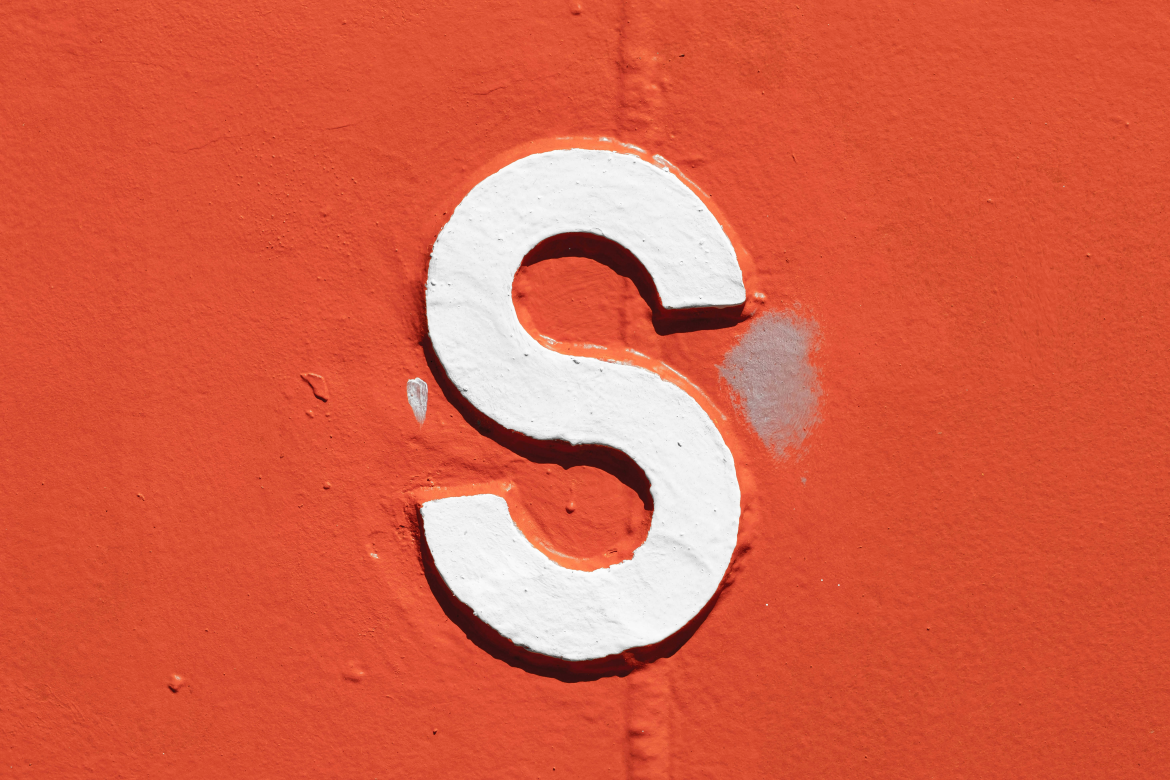
#> input picture unsplash_images/01_mike-hindle-hYT9GcuUeLE-unsplash.jpg, 5850 x 3900 px (shown at 1/5 size); its folder holds 4 pictures in this run
$ python slideshow_video_generator.py
#> lines starting #> are read from the running program, lines starting #| are printed output that depends on the picture
### image_animator.py
import cv2
import numpy as np
class Image_animator:
    def __init__(self,height =1920,width=1080,output_path="result.mp4",codec_string="mp4v",fps=45,show_img=True):
#> further down, img is the input picture: shape (3900, 5850, 3); mean B, G, R 70.7, 95, 217
        self.width=width
        self.height=height
        self.fourcc=cv2.VideoWriter_fourcc(*codec_string)
        self.fps=fps
        self.videowriter=cv2.VideoWriter(output_path, self.fourcc, self.fps, (self.width,self.height))
        self.show_img=show_img

    def __del__(self):
        self.videowriter.release()

    def translate_right(self,img,img2,time=5,show_translation=False):
        img_shape=(self.width,self.height)
        img=cv2.resize(img, img_shape, interpolation = cv2.INTER_AREA)
        img2=cv2.resize(img2, img_shape, interpolation = cv2.INTER_AREA)
        num_frames = self.fps * time  # Total number of frames in the video
        max_translation_x = self.width  # Maximum horizontal translation
        for i in range(num_frames-2):
            translation_factor_x= np.sin(0.5* np.pi * i / num_frames)
            translation_x = max_translation_x *translation_factor_x # Smooth horizontal translation
            translation_y=0
            translation_matrix = np.float32([
                [1, 0, translation_x],
                [0, 1, translation_y]
            ])

            translated_img = cv2.warpAffine(img, translation_matrix, (self.width, self.height))
            translated_img[:,:int(translation_x),  :] = img2[:,:int(translation_x), :]
            if self.show_img:
                cv2.imshow("video_frame",translated_img)

            self.videowriter.write(translated_img)
            cv2.waitKey(1)

    def translate_left(self,img,img2,time=5,show_translation=False):
        img_shape=(self.width,self.height)
        img=cv2.resize(img, img_shape, interpolation = cv2.INTER_AREA)
        img2=cv2.resize(img2, img_shape, interpolation = cv2.INTER_AREA)
        num_frames = self.fps * time  # Total number of frames in the video
        # Translation parameters
        max_translation_x = self.width  # Maximum horizontal translation
        for i in range(num_frames-2):
            translation_factor_x=-np.sin(0.5* np.pi * i / num_frames)
            translation_x = max_translation_x *translation_factor_x # Smooth horizontal translation
            translation_y=0
            # Create a translation matrix
            translation_matrix = np.float32([
                [1, 0, translation_x],
                [0, 1, translation_y]
            ])

            # Apply the translation
            translated_img = cv2.warpAffine(img, translation_matrix, (self.width, self.height))
            translated_img[:,int(translation_x):,  :] = img2[:,int(translation_x):, :]
            if self.show_img:
                cv2.imshow("video_frame",translated_img)


            self.videowriter.write(translated_img)
            cv2.waitKey(1)

    def zoomin(self,img,bg=None,time=5):
#> called with time = 5
        img_shape=(self.width,self.height)
        img=cv2.resize(img, img_shape, interpolation = cv2.INTER_AREA)
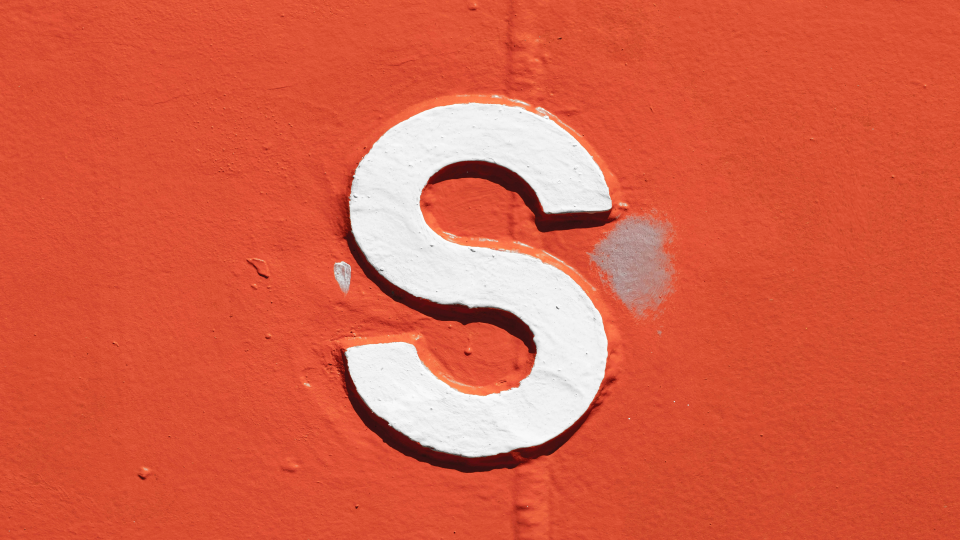
#> img: shape (1080, 1920, 3) (shown at 1/2 size); mean of channels 0, 1, 2 70.7, 95, 217; drawn as B, G, R
        if bg is not None:
            bg=cv2.resize(bg, img_shape, interpolation = cv2.INTER_AREA)
        num_frames = self.fps * time  # Total number of frames in the video

        # Animation loop
        for i in range(1,num_frames):
            scale_factor = np.sin(0.5*np.pi * i / num_frames)  # Create a smooth zoom effect
            w=int(self.width*scale_factor)
            h=int(self.height*scale_factor)
            # Center the resized image within the video frame
            cx=int((self.width) / 2.0)
            cy=int((self.height) / 2.0)
            x = int((self.width/2.0) - (w / 2.0))
            y = int((self.height/2.0) - (h / 2.0))
            if bg is None:
                bg = np.zeros(( self.height,self.width, 3), np.uint8)
            video_frame=bg

            img_shape=video_frame[ y:y+h,x:x+w, :].shape[:2][::-1]
            resized_img = cv2.resize(img,img_shape,  interpolation=cv2.INTER_AREA)
            video_frame[ y:y+h,x:x+w, :] = resized_img
            if self.show_img:
                cv2.imshow("video_frame",video_frame)
            self.videowriter.write(video_frame)
            cv2.waitKey(1)
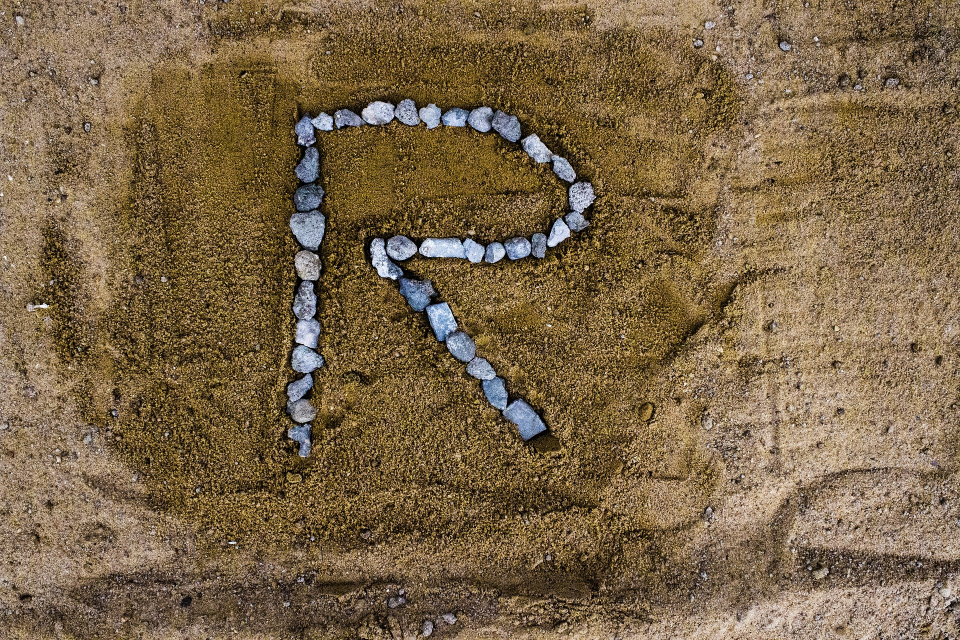
#> input picture unsplash_images/02_pixabay_alphabetic-character-2538866_1920.jpg, 1920 x 1280 px (shown at 1/2 size)
#> further down, img is the input picture: shape (1280, 1920, 3); mean B, G, R 72.1, 101.8, 123.2

    def zoomout(self,img,bg=None,time=5):
#> called with time = 5
        img_shape=(self.width,self.height)
        img=cv2.resize(img, img_shape, interpolation = cv2.INTER_AREA)
        if bg is not None:
            bg=cv2.resize(bg, img_shape, interpolation = cv2.INTER_AREA)
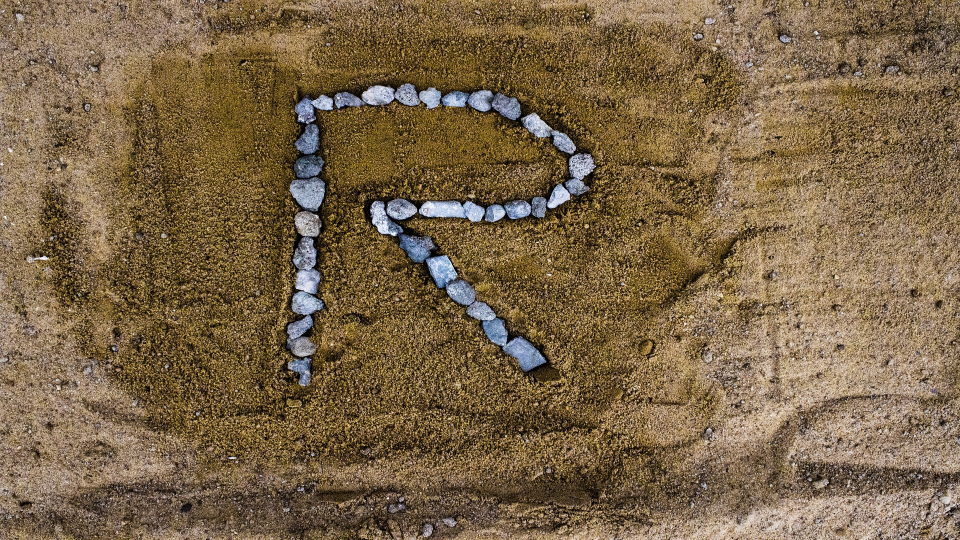
#> bg: shape (1080, 1920, 3) (shown at 1/2 size); mean of channels 0, 1, 2 72.1, 101.8, 123.2; drawn as B, G, R
        num_frames = self.fps * time  # Total number of frames in the video

        # Animation loop
        for i in range(1,num_frames):
            scale_factor =1- np.sin(0.5*np.pi * i / num_frames)  # Create a smooth zoom effect

            w=int(self.width*scale_factor)
            h=int(self.height*scale_factor)
            if w==0 or h==0:
                continue
            cx=int((self.width) / 2.0)
            cy=int((self.height) / 2.0)
            x = int((self.width/2.0) - (w / 2.0))
            y = int((self.height/2.0) - (h / 2.0))
            if bg is None:
                bg = np.zeros(( self.height,self.width, 3), np.uint8)
            video_frame=bg.copy()
            img_shape=video_frame[ y:y+h,x:x+w, :].shape[:2][::-1]
            resized_img = cv2.resize(img,img_shape,  interpolation=cv2.INTER_AREA)
            video_frame[ y:y+h,x:x+w,] = resized_img
            if self.show_img:
                cv2.imshow("video_frame",video_frame)
            self.videowriter.write(video_frame)
            cv2.waitKey(1)

### slideshow_video_generator.py
from image_animator import Image_animator
import cv2
import os

# Create a video animator
temp=Image_animator(height =1080,width=1920)
# get the list of images from the dir - change the path as required
image_dir="unsplash_images"
images=os.listdir(image_dir)
image_paths=[os.path.join(image_dir,image) for image in images]
# zoomout
img=cv2.imread(image_paths[0])
img2=None
temp.zoomin(img,img2)
# zoomin
img2=img
img=cv2.imread(image_paths[1])
temp.zoomout(img2,img)
# translate_left
img2=img
img=cv2.imread(image_paths[2])
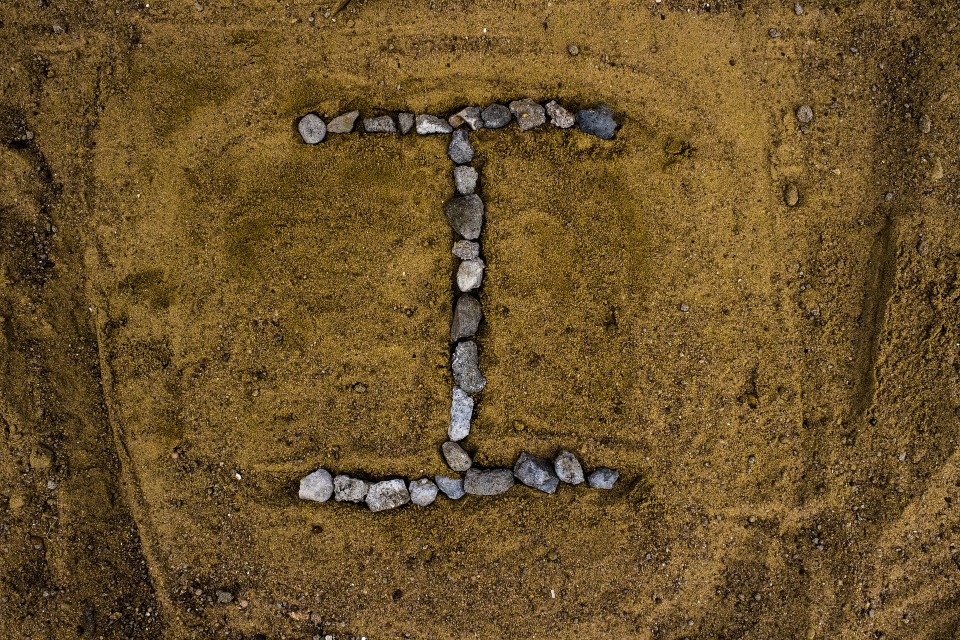
#> input picture unsplash_images/03_alphabetic-character-2536490_1920.jpg, 1920 x 1280 px (shown at 1/2 size)
#> img is the input picture: shape (1280, 1920, 3); mean B, G, R 40.7, 81.7, 106.2
temp.translate_right(img2,img)
# translate_right
img2=img
img=cv2.imread(image_paths[3])
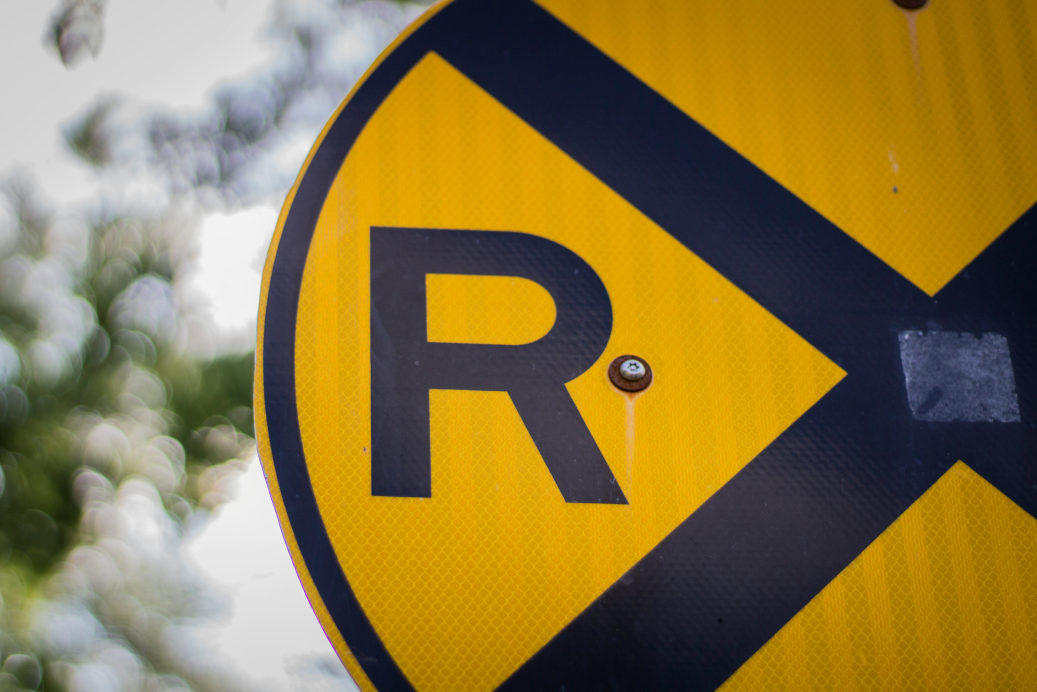
#> input picture unsplash_images/04_cris-dinoto-62Phjv4KUdo-unsplash.jpg, 5184 x 3456 px (shown at 1/5 size)
#> img is the input picture: shape (3456, 5184, 3); mean B, G, R 64.4, 120.7, 141.6
temp.translate_left(img2,img)
#> in translate_left, `img2=cv2.resize(img2, img_shape, interpolation = cv2.INTER_AREA)`:
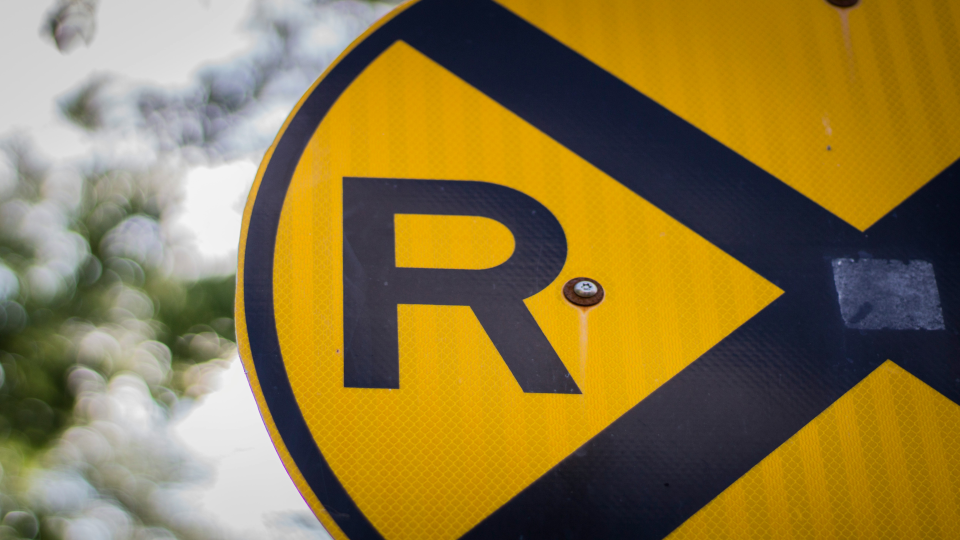
#> img2: shape (1080, 1920, 3) (shown at 1/2 size); mean of channels 0, 1, 2 64.3, 120.7, 141.6; drawn as B, G, R
#> the loop in translate_left, `for i in range(num_frames-2):` made 223 passes
#> pass 3, in translate_left, `translated_img = cv2.warpAffine(img, translation_matrix, (self.width, ..`:
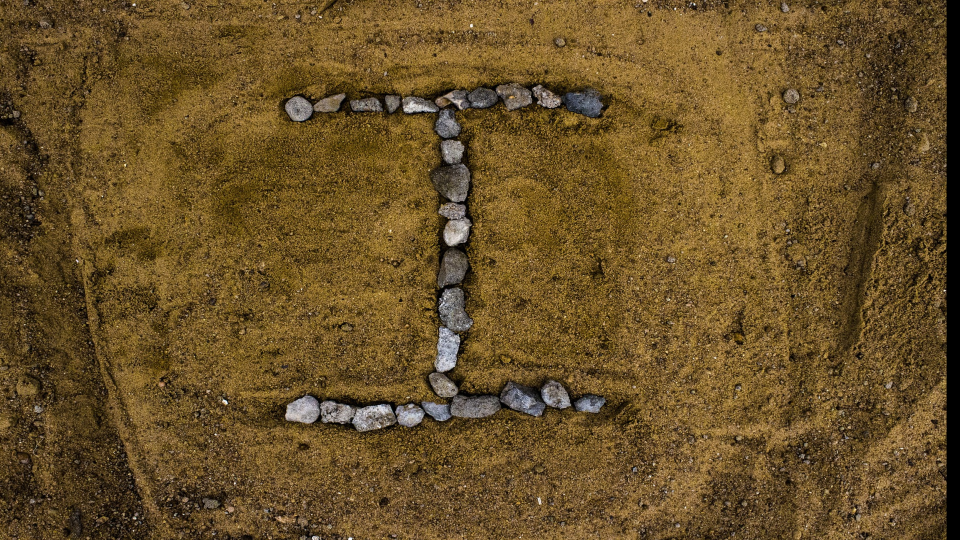
#> translated_img: shape (1080, 1920, 3) (shown at 1/2 size); mean of channels 0, 1, 2 40.3, 80.9, 105.1; drawn as B, G, R
# zoomout
img2=img
#> (the run stopped early here; a loop or call above may not have finished)
